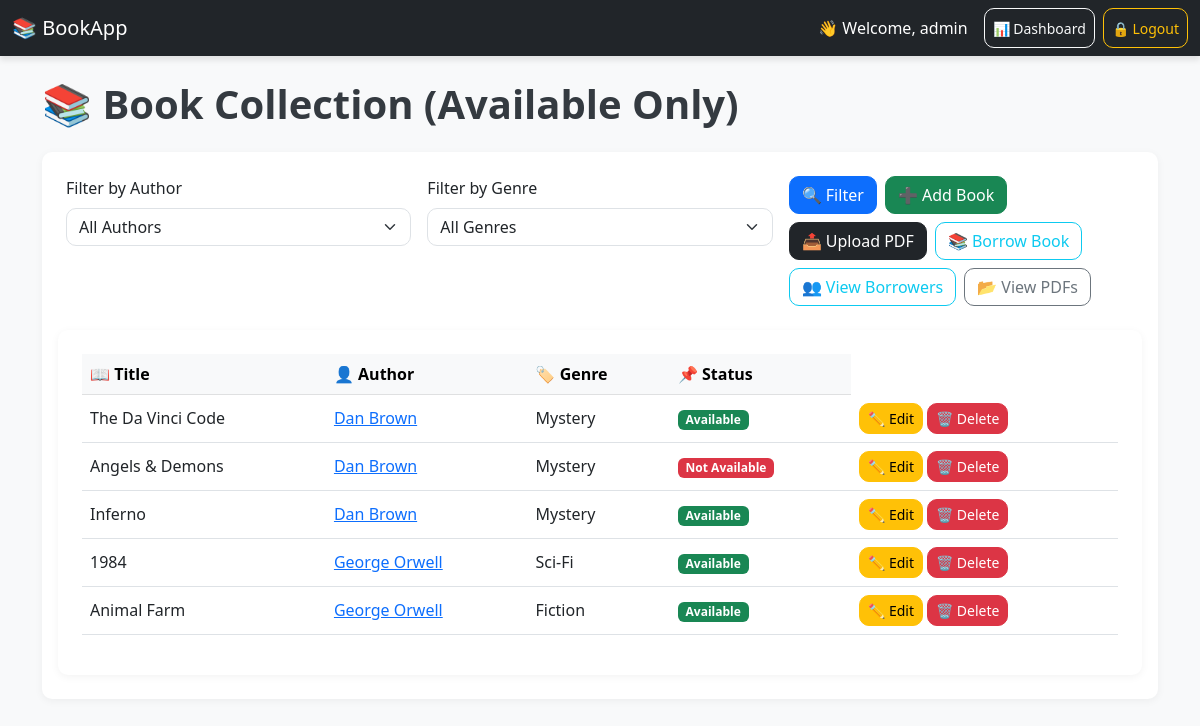
The page /app/ (signed in) on the database its author committed.
### app/models.py (models this page shows, shortened)
class Book(models.Model):
    GENRE_CHOICES = [
        ('Fiction', 'Fiction'),
        ('Non-Fiction', 'Non-Fiction'),
        ('Sci-Fi', 'Science Fiction'),
        ('Mystery', 'Mystery'),
        ('Romance', 'Romance'),
        ('Biography', 'Biography'),
    ]
    title = models.CharField(max_length=200)
    published_year = models.IntegerField()
    genre = models.CharField(max_length=50, choices=GENRE_CHOICES)
    author = models.ForeignKey(Author, on_delete=models.CASCADE, related_name='books')
    available = models.BooleanField(default=True)  # ✅ This line is mandatory

class Author(models.Model):
    name = models.CharField(max_length=100)
    birthdate = models.DateField()

### app/views.py (the view)
# urls.py: path('', views.book_list, name='book_list'),
@login_required
def book_list(request):
    books = Book.objects.select_related('author').all()
    authors = Author.objects.all()
    genres = Book.objects.values_list('genre', flat=True).distinct()
    author_id = request.GET.get('author')
    genre = request.GET.get('genre')
    if author_id:
        books = books.filter(author_id=author_id)
    if genre:
        books = books.filter(genre__iexact=genre)
    borrowed_books = Borrower.objects.filter(return_date__isnull=True).values_list('book_id', flat=True)
    for book in books:
        book.is_available = book.id not in borrowed_books
    return render(request, 'book_list.html', {
        'books': books,
        'authors': authors,
        'genres': genres,
    })

### app/templates/book_list.html (shortened to what this page needs)
{% extends 'base.html' %}
{% block content %}
<h1 class="mb-4">📚 Book Collection (Available Only)</h1>
<div class="card p-4 mb-4">
  <form method="get" class="row g-3">
    <div class="col-md-4">
      <label for="author" class="form-label">Filter by Author</label>
      <select name="author" class="form-select" id="author">
        <option value="">All Authors</option>
      </select>
    </div>
    <div class="col-md-4">
      <label for="genre" class="form-label">Filter by Genre</label>
      <select name="genre" class="form-select" id="genre">
        <option value="">All Genres</option>
      </select>
    </div>
    <div class="col-md-4 d-flex flex-wrap align-items-end">
  <button type="submit" class="btn btn-primary me-2 mb-2">🔍 Filter</button>
  {% if user.groups.all.0.name == "Librarian" %}
    <a href="{% url 'book_add' %}" class="btn btn-success me-2 mb-2">➕ Add Book</a>
    <a href="{% url 'pdf_upload' %}" class="btn btn-dark me-2 mb-2">📤 Upload PDF</a>
  {% endif %}
  <a href="{% url 'borrow_book' %}" class="btn btn-outline-info me-2 mb-2">📚 Borrow Book</a>
  {% if user.groups.all.0.name == "Librarian" %}
   <a href="{% url 'borrower_list' %}?book={{ book.id }}" class = "btn btn-outline-info me-2 mb-2">👥 View Borrowers</a>
{% endif %}
  <a href="{% url 'pdf_list' %}" class="btn btn-outline-secondary mb-2">📂 View PDFs</a>
</div>
<div class="card p-4">
  <table class="table table-hover align-middle">
    <thead class="table-light">
      <tr>
        <th>📖 Title</th>
        <th>👤 Author</th>
        <th>🏷️ Genre</th>
        <th>📌 Status</th>
      </tr>
    </thead>
    <tbody>
      {% for book in books %}
      <tr>
        <td>{{ book.title }}</td>
        <td><a href="{% url 'author_detail' book.author.id %}">{{ book.author.name }}</a></td>
        <td>{{ book.genre }}</td>
        <td>
          {% if book.is_available %}
            <span class="badge bg-success">Available</span>
          {% else %}
            <span class="badge bg-danger">Not Available</span>
          {% endif %}
        </td>
        <td>
        {% if user.groups.all.0.name == "Librarian" %}
  <a href="{% url 'book_edit' book.id %}" class="btn btn-sm btn-warning">✏️ Edit</a>
  <a href="{% url 'book_delete' book.id %}" class="btn btn-sm btn-danger">🗑️ Delete</a>
{% endif %}
        </td>
      </tr>
      {% endfor %}
    </tbody>
  </table>
</div>
{% endblock %}

### app/templates/base.html (shortened to what this page needs)
<!DOCTYPE html>
<html lang="en">
<head>
  <link href="https://cdn.jsdelivr.net/npm/bootstrap@5.3.0/dist/css/bootstrap.min.css" rel="stylesheet">
</head>
<body>
  <nav class="navbar navbar-expand-lg navbar-dark bg-dark mb-4">
    <div class="container-fluid">
      <a class="navbar-brand" href="{% url 'book_list' %}">📚 BookApp</a>
      <div class="d-flex ms-auto">
        {% if user.is_authenticated %}
          <span class="navbar-text text-white me-3">
            👋 Welcome, {{ user.username }}
          </span>
          {% if user.groups.all.0.name == "Librarian" %}
            <a href="{% url 'dashboard' %}" class="btn btn-outline-light btn-sm me-2 d-flex align-items-center justify-content-center">
              📊 Dashboard
            </a>
          {% endif %}
          <a href="{% url 'logout' %}" class="btn btn-outline-warning btn-sm d-flex align-items-center justify-content-center">
            🔒 Logout
          </a>
        {% else %}
          <a href="{% url 'login' %}" class="btn btn-outline-light btn-sm">Login</a>
        {% endif %}
      </div>
    </div>
  </nav>
  <div class="container">
    {% block content %}{% endblock %}
  </div>
</body>
</html>

### app/templates/base.html (style rules this page uses)
body { background: #f8f9fa; }
.navbar { box-shadow: 0 4px 6px rgba(0, 0, 0, 0.1); }
h1 { font-weight: bold; color: #343a40; }
.card { box-shadow: 0 2px 8px rgba(0, 0, 0, 0.05); border: none; border-radius: 10px; }
.form-select, .form-control { border-radius: 10px; }
.btn { border-radius: 10px; }

### rows shown on the page
Book: title "The Da Vinci Code", author.name "Dan Brown", genre "Mystery", shows "Available"
Book: title "Angels & Demons", author.name "Dan Brown", genre "Mystery", shows "Not Available"
Book: title "Inferno", author.name "Dan Brown", genre "Mystery", shows "Available"
Book: title "1984", author.name "George Orwell", genre "Sci-Fi", shows "Available"
Book: title "Animal Farm", author.name "George Orwell", genre "Fiction", shows "Available"

### other values the page prints
{{ user.username }} "admin"
